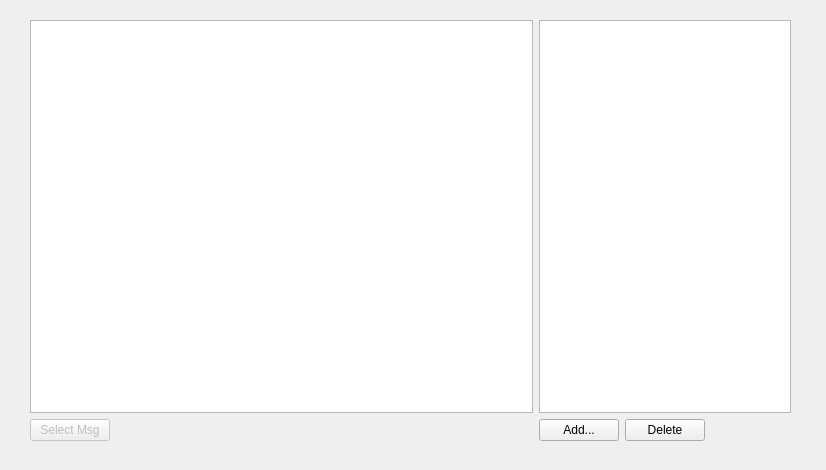
<?xml version="1.0" encoding="UTF-8"?>
<ui version="4.0">
 <class>dbcFileBrowserDialog</class>
 <widget class="QDialog" name="dbcFileBrowserDialog">
  <property name="geometry">
   <rect>
    <x>0</x>
    <y>0</y>
    <width>826</width>
    <height>470</height>
   </rect>
  </property>
  <property name="windowTitle">
   <string>DBC File Browser</string>
  </property>
  <widget class="QWidget" name="horizontalLayoutWidget_3">
   <property name="geometry">
    <rect>
     <x>30</x>
     <y>20</y>
     <width>761</width>
     <height>421</height>
    </rect>
   </property>
   <layout class="QHBoxLayout" name="horizontalLayout_3" stretch="2,1">
    <item>
     <layout class="QVBoxLayout" name="verticalLayout_2">
      <item>
       <widget class="QTreeView" name="dbcTreeView"/>
      </item>
      <item>
       <layout class="QHBoxLayout" name="horizontalLayout_4">
        <item>
         <widget class="QPushButton" name="selectMsgBtn">
          <property name="enabled">
           <bool>false</bool>
          </property>
          <property name="text">
           <string>Select Msg</string>
          </property>
         </widget>
        </item>
        <item>
         <spacer name="horizontalSpacer_2">
          <property name="orientation">
           <enum>Qt::Horizontal</enum>
          </property>
          <property name="sizeHint" stdset="0">
           <size>
            <width>40</width>
            <height>20</height>
           </size>
          </property>
         </spacer>
        </item>
       </layout>
      </item>
     </layout>
    </item>
    <item>
     <layout class="QHBoxLayout" name="horizontalLayout" stretch="1">
      <item>
       <layout class="QVBoxLayout" name="verticalLayout">
        <item>
         <widget class="QListWidget" name="dbcFileListWidget"/>
        </item>
        <item>
         <layout class="QHBoxLayout" name="horizontalLayout_2">
          <item>
           <widget class="QPushButton" name="addDbcFileBtn">
            <property name="text">
             <string>Add...</string>
            </property>
           </widget>
          </item>
          <item>
           <widget class="QPushButton" name="deleteDbcFileBtn">
            <property name="text">
             <string>Delete</string>
            </property>
           </widget>
          </item>
          <item>
           <spacer name="horizontalSpacer">
            <property name="orientation">
             <enum>Qt::Horizontal</enum>
            </property>
            <property name="sizeHint" stdset="0">
             <size>
              <width>40</width>
              <height>20</height>
             </size>
            </property>
           </spacer>
          </item>
         </layout>
        </item>
       </layout>
      </item>
     </layout>
    </item>
   </layout>
  </widget>
 </widget>
 <resources/>
 <connections/>
</ui>
